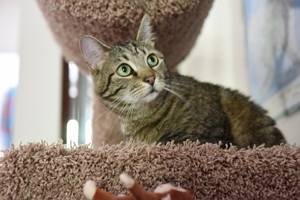
#> input picture python_opencv_1_src/08_이미지기하학적변환/2_크기조정/cat.jpg, 300 x 200 px
$ python 9-4.py
#> lines starting #> are read from the running program, lines starting #| are printed output that depends on the picture
import cv2 as cv


img_color = cv.imread('cat.jpg')
#> img_color is the input picture: shape (200, 300, 3); mean B, G, R 120.5, 132, 144.5
cv.imshow("original", img_color)


img_result = cv.resize(img_color, None, fx=2, fy=2,
    interpolation = cv.INTER_CUBIC)
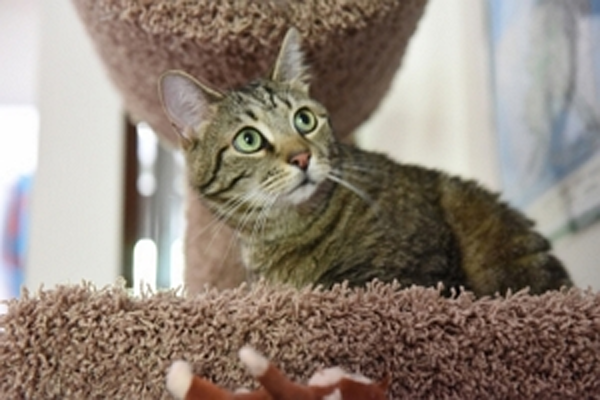
#> img_result: shape (400, 600, 3); mean B, G, R 120.5, 132, 144.5
cv.imshow("x2 INTER_CUBIC", img_result)


height, width = img_color.shape[:2]
#> height = 200; width = 300
img_result = cv.resize(img_color, (3*width, 3*height),
    interpolation = cv.INTER_LINEAR )
#> img_result: shape (600, 900, 3)
cv.imshow("x3 INTER_LINEAR", img_result)


img_result = cv.resize(img_color, None, fx=0.5, fy=0.5, interpolation = cv.INTER_AREA)
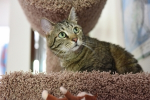
#> img_result: shape (100, 150, 3); mean B, G, R 120.6, 132.1, 144.6
cv.imshow("x0.5 INTER_AREA", img_result)


cv.waitKey(0)
cv.destroyAllWindows()
